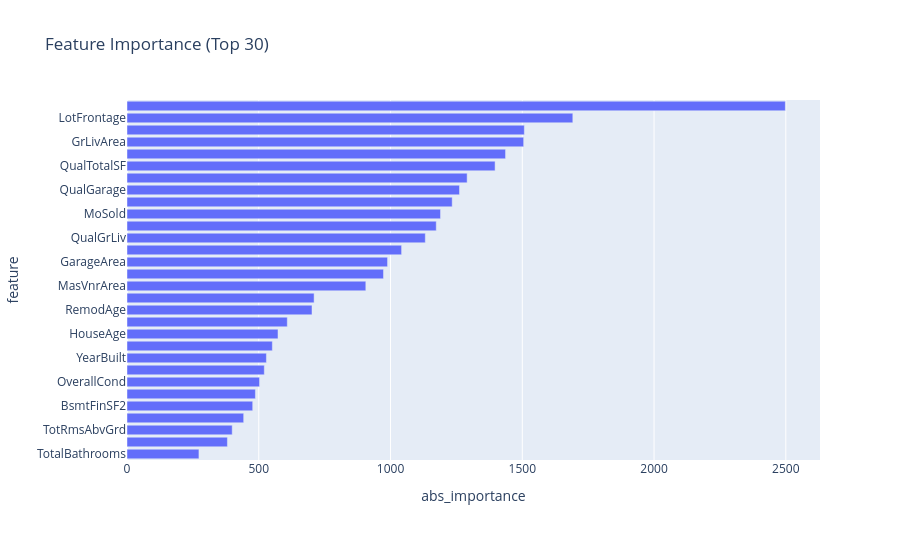

Here is the notebook cell this chart was saved with:
### Code cell
topk = 30
show = df.head(topk).copy().iloc[::-1]  # reverse for barh aesthetics

title = f"Feature Importance (Top {topk})"
if META_PATH.exists():
    meta = json.loads(META_PATH.read_text(encoding="utf-8"))
    title = f"Feature Importance (Top {topk}) — {meta.get('model')}  run={meta.get('run_id')}"

fig = px.bar(
    show,
    x="abs_importance",
    y="feature",
    orientation="h",
    title=title,
    hover_data=["importance"],
)
fig.update_layout(height=max(500, 18 * topk))
fig.show()

# also show the table
df.head(topk)

### Figure 1 — Plotly figure (JSON) as saved in the notebook; plotly's stock layout.template omitted (floating-point values rounded to 4 significant figures)
{"data": [{"customdata": [[273.0], [381.0], [399.3], [442.8], [477.0], [487.3], [503.0], [521.0], [529.0], [551.5], [573.0], [608.3], [702.0], [710.0], [906.3], [973.3], [988.8], [1042.0], [1132.0], [1174.0], [1190.0], [1234.0], [1262.0], [1291.0], [1397.0], [1437.0], [1505.0], [1508.0], [1692.0], [2498.0]], "hovertemplate": "abs_importance=%{x}<br>feature=%{y}<br>importance=%{customdata[0]}<extra></extra>", "legendgroup": "", "marker": {"color": "#636efa", "pattern": {"shape": ""}}, "name": "", "orientation": "h", "showlegend": false, "textposition": "auto", "type": "bar", "x": [273.0, 381.0, 399.3, 442.8, 477.0, 487.3, 503.0, 521.0, 529.0, 551.5, 573.0, 608.3, 702.0, 710.0, 906.3, 973.3, 988.8, 1042.0, 1132.0, 1174.0, 1190.0, 1234.0, 1262.0, 1291.0, 1397.0, 1437.0, 1505.0, 1508.0, 1692.0, 2498.0], "xaxis": "x", "y": ["TotalBathrooms", "LotArea_log", "TotRmsAbvGrd", "YrSold", "BsmtFinSF2", "BsmtExposure_Gd", "OverallCond", "2ndFlrSF", "YearBuilt", "YearRemodAdd", "HouseAge", "WoodDeckSF", "RemodAge", "GarageYrBlt", "MasVnrArea", "OpenPorchSF", "GarageArea", "1stFlrSF", "QualGrLiv", "BsmtFinSF1", "MoSold", "TotalBsmtSF", "QualGarage", "TotalPorchSF", "QualTotalSF", "TotalSF", "GrLivArea", "BsmtUnfSF", "LotFrontage", "LotArea"], "yaxis": "y"}], "layout": {"barmode": "relative", "height": 540, "legend": {"tracegroupgap": 0}, "title": {"text": "Feature Importance (Top 30)"}, "xaxis": {"anchor": "y", "domain": [0, 1], "title": {"text": "abs_importance"}}, "yaxis": {"anchor": "x", "domain": [0, 1], "title": {"text": "feature"}}}}
